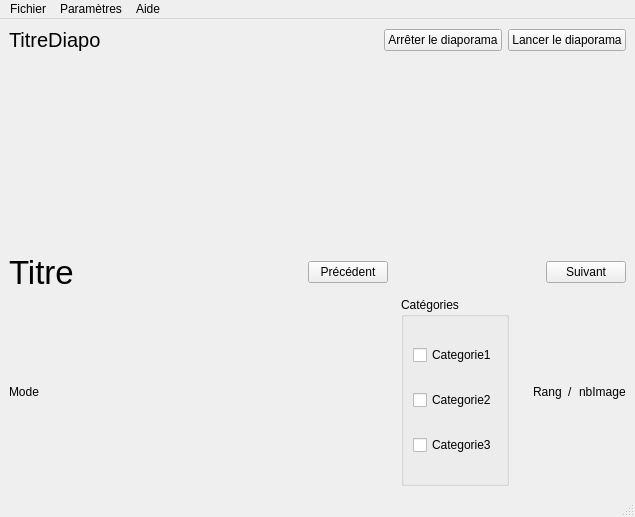
<?xml version="1.0" encoding="UTF-8"?>
<ui version="4.0">
 <class>LecteurVue</class>
 <widget class="QMainWindow" name="LecteurVue">
  <property name="geometry">
   <rect>
    <x>0</x>
    <y>0</y>
    <width>635</width>
    <height>517</height>
   </rect>
  </property>
  <property name="sizePolicy">
   <sizepolicy hsizetype="Preferred" vsizetype="Preferred">
    <horstretch>10</horstretch>
    <verstretch>10</verstretch>
   </sizepolicy>
  </property>
  <property name="windowTitle">
   <string>MainWindow</string>
  </property>
  <property name="styleSheet">
   <string notr="true"/>
  </property>
  <widget class="QWidget" name="W_Principal">
   <layout class="QVBoxLayout" name="verticalLayout_2">
    <item>
     <layout class="QHBoxLayout" name="HL_titreDiapo_lancer_arreter">
      <item>
       <widget class="QLabel" name="l_titreDiapo">
        <property name="font">
         <font>
          <pointsize>15</pointsize>
         </font>
        </property>
        <property name="text">
         <string>TitreDiapo</string>
        </property>
       </widget>
      </item>
      <item>
       <spacer name="horizontalSpacer_7">
        <property name="orientation">
         <enum>Qt::Horizontal</enum>
        </property>
        <property name="sizeHint" stdset="0">
         <size>
          <width>128</width>
          <height>20</height>
         </size>
        </property>
       </spacer>
      </item>
      <item>
       <widget class="QPushButton" name="b_arreterDiapo">
        <property name="text">
         <string>Arrêter le diaporama</string>
        </property>
       </widget>
      </item>
      <item>
       <widget class="QPushButton" name="b_lancerDiapo">
        <property name="text">
         <string>Lancer le diaporama</string>
        </property>
       </widget>
      </item>
     </layout>
    </item>
    <item>
     <layout class="QHBoxLayout" name="HL_image">
      <item>
       <spacer name="horizontalSpacer_5">
        <property name="orientation">
         <enum>Qt::Horizontal</enum>
        </property>
        <property name="sizeHint" stdset="0">
         <size>
          <width>128</width>
          <height>18</height>
         </size>
        </property>
       </spacer>
      </item>
      <item>
       <widget class="QLabel" name="l_image">
        <property name="sizePolicy">
         <sizepolicy hsizetype="Preferred" vsizetype="Preferred">
          <horstretch>10</horstretch>
          <verstretch>10</verstretch>
         </sizepolicy>
        </property>
        <property name="font">
         <font>
          <pointsize>20</pointsize>
         </font>
        </property>
        <property name="text">
         <string/>
        </property>
        <property name="pixmap">
         <pixmap>cartesDisney/Disney_0.png</pixmap>
        </property>
        <property name="alignment">
         <set>Qt::AlignCenter</set>
        </property>
       </widget>
      </item>
      <item>
       <spacer name="horizontalSpacer_6">
        <property name="orientation">
         <enum>Qt::Horizontal</enum>
        </property>
        <property name="sizeHint" stdset="0">
         <size>
          <width>128</width>
          <height>20</height>
         </size>
        </property>
       </spacer>
      </item>
     </layout>
    </item>
    <item>
     <layout class="QHBoxLayout" name="HL_titre_et_avancer_reculer">
      <item>
       <widget class="QLabel" name="l_titre">
        <property name="font">
         <font>
          <pointsize>25</pointsize>
         </font>
        </property>
        <property name="text">
         <string>Titre</string>
        </property>
       </widget>
      </item>
      <item>
       <spacer name="horizontalSpacer_2">
        <property name="orientation">
         <enum>Qt::Horizontal</enum>
        </property>
        <property name="sizeHint" stdset="0">
         <size>
          <width>228</width>
          <height>20</height>
         </size>
        </property>
       </spacer>
      </item>
      <item>
       <widget class="QPushButton" name="b_precedent">
        <property name="text">
         <string>Précédent</string>
        </property>
       </widget>
      </item>
      <item>
       <spacer name="horizontalSpacer">
        <property name="orientation">
         <enum>Qt::Horizontal</enum>
        </property>
        <property name="sizeHint" stdset="0">
         <size>
          <width>40</width>
          <height>20</height>
         </size>
        </property>
       </spacer>
      </item>
      <item>
       <widget class="QPushButton" name="b_suivant">
        <property name="text">
         <string>Suivant</string>
        </property>
       </widget>
      </item>
     </layout>
    </item>
    <item>
     <layout class="QHBoxLayout" name="HL_informations_image">
      <item>
       <widget class="QLabel" name="l_mode">
        <property name="text">
         <string>Mode</string>
        </property>
       </widget>
      </item>
      <item>
       <spacer name="horizontalSpacer_3">
        <property name="orientation">
         <enum>Qt::Horizontal</enum>
        </property>
        <property name="sizeHint" stdset="0">
         <size>
          <width>158</width>
          <height>17</height>
         </size>
        </property>
       </spacer>
      </item>
      <item>
       <widget class="QGroupBox" name="GB_categorie">
        <property name="title">
         <string>Catégories</string>
        </property>
        <layout class="QVBoxLayout" name="verticalLayout">
         <item>
          <widget class="QCheckBox" name="cb_cat1">
           <property name="text">
            <string>Categorie1</string>
           </property>
          </widget>
         </item>
         <item>
          <widget class="QCheckBox" name="cb_cat2">
           <property name="text">
            <string>Categorie2</string>
           </property>
          </widget>
         </item>
         <item>
          <widget class="QCheckBox" name="cb_cat3">
           <property name="text">
            <string>Categorie3</string>
           </property>
          </widget>
         </item>
        </layout>
       </widget>
      </item>
      <item>
       <spacer name="horizontalSpacer_4">
        <property name="orientation">
         <enum>Qt::Horizontal</enum>
        </property>
        <property name="sizeType">
         <enum>QSizePolicy::Fixed</enum>
        </property>
        <property name="sizeHint" stdset="0">
         <size>
          <width>18</width>
          <height>20</height>
         </size>
        </property>
       </spacer>
      </item>
      <item>
       <layout class="QHBoxLayout" name="HL_positionnement_rang_image">
        <item>
         <widget class="QLabel" name="l_rangImage">
          <property name="text">
           <string>Rang</string>
          </property>
         </widget>
        </item>
        <item>
         <widget class="QLabel" name="l_slash">
          <property name="text">
           <string>/</string>
          </property>
         </widget>
        </item>
        <item>
         <widget class="QLabel" name="l_nbImage">
          <property name="text">
           <string>nbImage</string>
          </property>
         </widget>
        </item>
       </layout>
      </item>
     </layout>
    </item>
   </layout>
  </widget>
  <widget class="QMenuBar" name="menubar">
   <property name="geometry">
    <rect>
     <x>0</x>
     <y>0</y>
     <width>635</width>
     <height>26</height>
    </rect>
   </property>
   <widget class="QMenu" name="menuParam_tres">
    <property name="title">
     <string>Paramètres</string>
    </property>
    <addaction name="a_chargerDiapo"/>
    <addaction name="a_changerVitesse"/>
    <addaction name="a_enleverDiapo"/>
   </widget>
   <widget class="QMenu" name="menuFichier">
    <property name="title">
     <string>Fichier</string>
    </property>
    <addaction name="a_changerCategorie"/>
    <addaction name="a_quitter"/>
   </widget>
   <widget class="QMenu" name="menuAide">
    <property name="title">
     <string>Aide</string>
    </property>
    <addaction name="a_aPropos"/>
   </widget>
   <addaction name="menuFichier"/>
   <addaction name="menuParam_tres"/>
   <addaction name="menuAide"/>
  </widget>
  <widget class="QStatusBar" name="statusbar"/>
  <action name="a_chargerDiapo">
   <property name="text">
    <string>Charger un diaporama</string>
   </property>
  </action>
  <action name="a_changerVitesse">
   <property name="text">
    <string>Changer la vitesse de défilement</string>
   </property>
  </action>
  <action name="a_enleverDiapo">
   <property name="text">
    <string>Enlever le diaporama</string>
   </property>
  </action>
  <action name="a_changerCategorie">
   <property name="text">
    <string>Changer de catégorie</string>
   </property>
  </action>
  <action name="a_quitter">
   <property name="text">
    <string>Quitter</string>
   </property>
  </action>
  <action name="a_aPropos">
   <property name="text">
    <string>A propos</string>
   </property>
  </action>
 </widget>
 <resources/>
 <connections/>
</ui>
